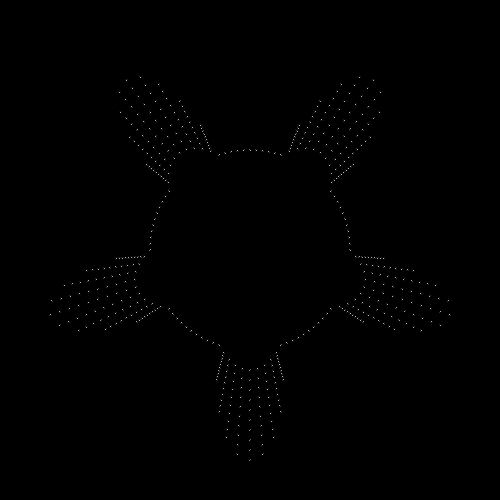
Frame 1 (no input)
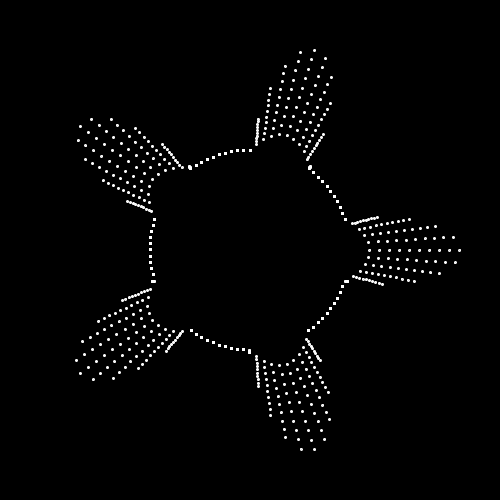
Frame 60 (the mouse pressed at the canvas centre just before this capture)
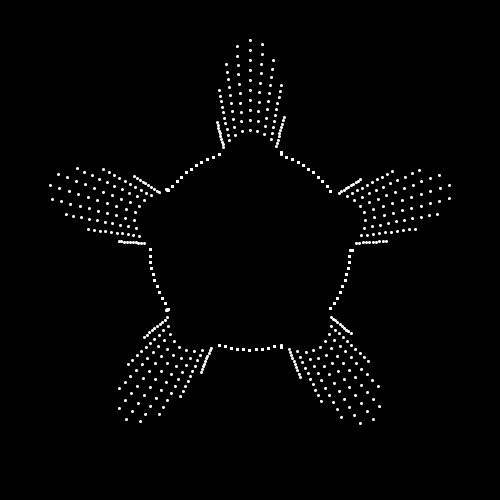
Frame 120 (the mouse held since frame 60 and released just before this capture)

The Processing sketch that drew these frames (run headless with seeded random() and noise(); from frame 60 on, the mouse is pressed at the canvas centre):

// Processing sketch: explosion_planet
// ── explosion_planet.pde
int n=10;
Circle c,cc;
Circle pic[]=new Circle[n];
void setup(){
  size(500,500);
  //c=new Circle(50,0,PI/120);
  //cc=new Circle(70,0,PI/120);
  for(int i=0;i<n;i++){
    pic[i]=new Circle(20+10.0*i,0,PI/120.0);
  }
}

void draw(){
 background(0);
 translate(width/2,height/2);
 //c.show();
 //cc.show();
 for(int i=0;i<n;i++){
  pic[i].show(); 
 }
 stroke(255);
}

class Circle{
 PVector pos;
 float radius;
 float rad,rad_sp;
 Circle(float _radius, float _rad, float _rad_sp){
  pos=new PVector(width/2,height/2);
  radius=_radius;
  rad=_rad;
  rad_sp=_rad_sp;
 }
 
 void show(){
  for(int i=0;i<100;i++){
   //float r=(radius+100)*max(0,sin(rad+PI/100.0*i));
   float r=(radius)*max(0,sin(rad+PI/10.0*i))+100;
   float x=r*cos(2*PI/100.0*i);
   float y=r*sin(2*PI/100.0*i);
   ellipse(x,y,2,2);
  }
  rad+=rad_sp; 
 }
}
